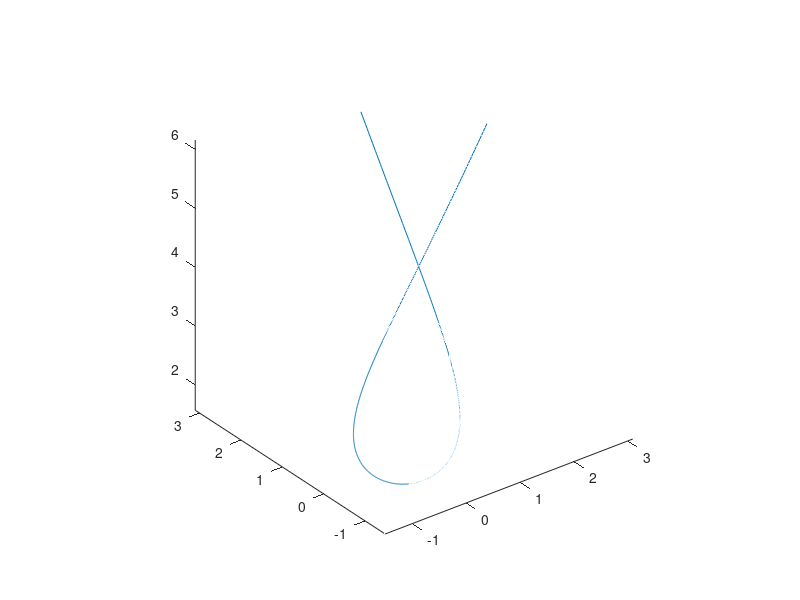

Write the MATLAB code that produced this figure. (Note: this script raises an error after producing the figure.)
fid = fopen('courbes040421.txt','a');


%%geodesique cone
surface = "cone";
inters = "NI";
geod = "D";
nom = "ruban geodesique";


r = 2.5;
h = 6.25;
a =  r/sqrt(r^2+h^2);
k = r/h;




%%% intervalle de t
tmin =  0.39 ;
tmax =  7.47 ;
t = tmin:((tmax-tmin)/1000):tmax;
t = t(2:1000);

%%%% formules de la courbe
%%%  Ici un cercle sur un plan horizontal et de rayon a=1

x = k*14*cos(t).*cos(a*pi / 4 + a*pi) ./ cos(a*t - a*pi / 4 - a*pi) ;
y = k*14*sin(t).*cos(a*pi/ 4 + a*pi) ./ cos(a*t - a*pi / 4 - a*pi) ;
z = 14*cos(a*pi / 4 + a*pi) ./ cos(a*t - a*pi / 4 - a*pi) ;

  
interval = find(z<6.25);
x=x(interval);
y=y(interval);
z=z(interval);

%%% faire une figure avec la courbe pour �tre s�r que c'est bon
%%% (ie la forme est bonne et aussi elle est bien homog�ne, pas de saut
plot3(x,y,z); axis equal
fr=getframe();
im = frame2im(fr);
imwrite(im,sprintf('%s_%s_%s_%s.tiff',nom,surface,inters,geod),'Resolution',360);

long = sum(sqrt(diff(x).^2+diff(y).^2+diff(z).^2));

%%% calculer les diff�rencielles
x1 = diff(x)/((tmax-tmin)/1000);
y1 = diff(y)/((tmax-tmin)/1000);
z1 = diff(z)/((tmax-tmin)/1000);


%%% pour le cas d'une courbe ouverte
x2 = diff(x1)/((tmax-tmin)/1000);
y2 = diff(y1)/((tmax-tmin)/1000);
z2 = diff(z1)/((tmax-tmin)/1000);

x1(end) = [];
y1(end) = [];
z1(end) = [];

norme_f1 = sqrt(x1.^2+y1.^2+z1.^2);
produit = cross([x1;y1;z1],[x2;y2;z2]);

normproduit = sqrt(produit(1,:).^2+produit(2,:).^2+produit(3,:).^2);

C = normproduit./(norme_f1.^3);

cmin = min(C);
cmax = max(C);
Cmean = mean(C);



cmin
cmax
Cmean
fprintf(fid,'%s %s %s %s %.2f %.4f %.4f %.4f\n',nom,surface,inters,geod,long,cmin,cmax,Cmean)

%%ruban cone d�viante

surface = "cone";
inters = "NI";
geod = "ND";
nom = "ruban deviant";

r = 2.5;
h = 6.25;
a =  r/sqrt(r^2+h^2);
k = r/h;
%%% intervalle de t
tmin = -0.53 ;
tmax =  7.86 ;
t = tmin:((tmax-tmin)/1000):tmax;


x = k*cos(t).*log(30*cos(7*a*pi/ 6) ./ cos(a*t - 7*a*pi / 6)) ;
y = k*sin(t).*log(30*cos(7*a*pi/ 6) ./ cos(a*t - 7*a*pi/ 6)) ;
z = log(30*cos(7*a*pi/ 6) ./ cos(a*t - 7*a*pi/ 6)) ;

interval = find(z<6.25);
x=x(interval);
y=y(interval);
z=z(interval);
%%% faire une figure avec la courbe pour �tre s�r que c'est bon
%%% (ie la forme est bonne et aussi elle est bien homog�ne, pas de saut
plot3(x,y,z); axis equal
fr=getframe();
im = frame2im(fr);
imwrite(im,sprintf('%s_%s_%s_%s.tiff',nom,surface,inters,geod),'Resolution',360);

%%% calculer les diff�rencielles
x1 = diff(x)/((tmax-tmin)/1000);
y1 = diff(y)/((tmax-tmin)/1000);
z1 = diff(z)/((tmax-tmin)/1000);
%% dans le cas d'une courbe ferm�e
%x2 = diff([x1 x1(1)])/((tmax-tmin)/1000);
%y2 = diff([y1 y1(1)])/((tmax-tmin)/1000);
%z2 = diff([z1 z1(1)])/((tmax-tmin)/1000);
%%% pour le cas d'une courbe ouverte
x2 = diff(x1)/((tmax-tmin)/1000);
y2 = diff(y1)/((tmax-tmin)/1000);
z2 = diff(z1)/((tmax-tmin)/1000);
x1(end) = [];
y1(end) = [];
z1(end) = [];


long = sum(sqrt(diff(x).^2+diff(y).^2+diff(z).^2));

norme_f1 = sqrt(x1.^2+y1.^2+z1.^2);
produit = cross([x1;y1;z1],[x2;y2;z2]);
normproduit = sqrt(produit(1,:).^2+produit(2,:).^2+produit(3,:).^2);
C = normproduit./(norme_f1.^3);
cmin = min(C);
cmax = max(C);
Cmean = mean(C);

cmin
cmax
Cmean

fprintf(fid,'%s %s %s %s %.2f %.4f %.4f %.4f\n',nom,surface,inters,geod,long,cmin,cmax,Cmean)


%% cone tranche tordue

surface = "cone";
inters = "NI";
geod = "ND";
nom = "tranche tordue";

r = 2.5;
h = 6.25;
a =  r/sqrt(r.^2+h.^2);
k = r/h;
%%% intervalle de t
tmin = -1.85 ;
tmax =  1.85 ;
t = tmin:((tmax-tmin)/1000):tmax;
x = t ;
y = t.^4 / 10 + 0.5;
z = 6.25 - sqrt((t.^2 + (t.^4 / 10 + 0.5).^2) / k.^2) ;

interval = find(z<6.25);
x=x(interval);
y=y(interval);
z=z(interval);

%%% faire une figure avec la courbe pour �tre s�r que c'est bon
%%% (ie la forme est bonne et aussi elle est bien homog�ne, pas de saut
plot3(x,y,z); axis equal
fr=getframe();
im = frame2im(fr);
imwrite(im,sprintf('%s_%s_%s_%s.tiff',nom,surface,inters,geod),'Resolution',360);


%%% calculer les diff�rencielles
x1 = diff(x)/((tmax-tmin)/1000);
y1 = diff(y)/((tmax-tmin)/1000);
z1 = diff(z)/((tmax-tmin)/1000);


%%% pour le cas d'une courbe ouverte
x2 = diff(x1)/((tmax-tmin)/1000);
y2 = diff(y1)/((tmax-tmin)/1000);
z2 = diff(z1)/((tmax-tmin)/1000);


long = sum(sqrt(diff(x).^2+diff(y).^2+diff(z).^2));

x1(end) = [];
y1(end) = [];
z1(end) = [];

norme_f1 = sqrt(x1.^2+y1.^2+z1.^2);
produit = cross([x1;y1;z1],[x2;y2;z2]);

normproduit = sqrt(produit(1,:).^2+produit(2,:).^2+produit(3,:).^2);

C = normproduit./(norme_f1.^3);

cmin = min(C);
cmax = max(C);
Cmean = mean(C);

 
cmin
cmax
Cmean

fprintf(fid,'%s %s %s %s %.2f %.4f %.4f %.4f\n',nom,surface,inters,geod,long,cmin,cmax,Cmean)
%%Cone Tranche droite 


surface = "cone";
inters = "I";
geod = "ND";
nom = "tranche droite";

r = 2.5;
h = 6.25;
a =  r/sqrt(r.^2+h.^2);
k = r/h;
%%% intervalle de t
tmin = -2.45 ;
tmax =  2.45 ;
t = tmin:((tmax-tmin)/1000):tmax;

x = t ;
y = (0.5+t)-t ;
z = 6.25 - sqrt((0.5.^2 + t.^2) / k.^2) ;

interval = find(z<6.25);
x=x(interval);
y=y(interval);
z=z(interval);

%%% faire une figure avec la courbe pour �tre s�r que c'est bon
%%% (ie la forme est bonne et aussi elle est bien homog�ne, pas de saut
plot3(x,y,z); axis equal
fr=getframe();
im = frame2im(fr);
imwrite(im,sprintf('%s_%s_%s_%s.tiff',nom,surface,inters,geod),'Resolution',360);


%%% calculer les diff�rencielles
x1 = diff(x)/((tmax-tmin)/1000);
y1 = diff(y)/((tmax-tmin)/1000);
z1 = diff(z)/((tmax-tmin)/1000);


%%% pour le cas d'une courbe ouverte
x2 = diff(x1)/((tmax-tmin)/1000);
y2 = diff(y1)/((tmax-tmin)/1000);
z2 = diff(z1)/((tmax-tmin)/1000);


long = sum(sqrt(diff(x).^2+diff(y).^2+diff(z).^2));

x1(end) = [];
y1(end) = [];
z1(end) = [];

norme_f1 = sqrt(x1.^2+y1.^2+z1.^2);
produit = cross([x1;y1;z1],[x2;y2;z2]);

normproduit = sqrt(produit(1,:).^2+produit(2,:).^2+produit(3,:).^2);

C = normproduit./(norme_f1.^3);

cmin = min(C);
cmax = max(C);
Cmean = mean(C);

cmin
cmax
Cmean

fprintf(fid,'%s %s %s %s %.2f %.4f %.4f %.4f\n',nom,surface,inters,geod,long,cmin,cmax,Cmean)



%% cone CI

surface = "cone";
inters = "I";
geod = "ND";
nom = "cercle";

r = 1.2;

%%% intervalle de t
tmin = 0 ;
tmax =  2*pi ;
t = tmin:((tmax-tmin)/1000):tmax;
x = r*cos(t) ;
y = r*sin(t);
z = zeros(size(x)); 


%%% faire une figure avec la courbe pour �tre s�r que c'est bon
%%% (ie la forme est bonne et aussi elle est bien homog�ne, pas de saut
plot3(x,y,z); axis equal
fr=getframe();
im = frame2im(fr);
imwrite(im,sprintf('%s_%s_%s_%s.tiff',nom,surface,inters,geod),'Resolution',360);



%%% calculer les diff�rencielles
x1 = diff(x)/((tmax-tmin)/1000);
y1 = diff(y)/((tmax-tmin)/1000);
z1 = diff(z)/((tmax-tmin)/1000);


%% dans le cas d'une courbe ferm�e
x2 = diff([x1 x1(1)])/((tmax-tmin)/1000);
y2 = diff([y1 y1(1)])/((tmax-tmin)/1000);
z2 = diff([z1 z1(1)])/((tmax-tmin)/1000);


long = sum(sqrt(diff(x).^2+diff(y).^2+diff(z).^2));


norme_f1 = sqrt(x1.^2+y1.^2+z1.^2);
produit = cross([x1;y1;z1],[x2;y2;z2]);

normproduit = sqrt(produit(1,:).^2+produit(2,:).^2+produit(3,:).^2);

C = normproduit./(norme_f1.^3);

cmin = min(C);
cmax = max(C);
Cmean = mean(C);

 
cmin
cmax
Cmean

fprintf(fid,'%s %s %s %s %.2f %.4f %.4f %.4f\n',nom,surface,inters,geod,long,cmin,cmax,Cmean)

     
%%Cylindre ellipse d�viante

surface = "cylindre";
inters = "NI";
geod = "ND";
nom = "ellipse deviante";

r = 2;




%%% intervalle de t: dans le cas d'une courbe ferm�e, le tmin et tmax
%%% doivent d�signer le m�me point sur la courbe
tmin = -2*pi;
tmax = 2*pi;

t = tmin:((tmax-tmin)/1000):tmax;

%%%% formules de la courbe
%%%  Ici un cercle sur un plan horizontal et de rayon a=1



x = 2*cos(t);
y = 2*sin(t);
z = (sin(t) + 1).^ 2 / 2 + 1.5;

%%% faire une figure avec la courbe pour �tre s�r que c'est bon
%%% (ie la forme est bonne et aussi elle est bien homog�ne, pas de saut
plot3(x,y,z); axis equal
fr=getframe();
im = frame2im(fr);
imwrite(im,sprintf('%s_%s_%s_%s.tiff',nom,surface,inters,geod),'Resolution',360);


%%% calculer les diff�rencielles
x1 = diff(x)/((tmax-tmin)/1000);
y1 = diff(y)/((tmax-tmin)/1000);
z1 = diff(z)/((tmax-tmin)/1000);

%% dans le cas d'une courbe ferm�e
x2 = diff([x1 x1(1)])/((tmax-tmin)/1000);
y2 = diff([y1 y1(1)])/((tmax-tmin)/1000);
z2 = diff([z1 z1(1)])/((tmax-tmin)/1000);


long = sum(sqrt(diff(x).^2+diff(y).^2+diff(z).^2));

%%% pour le cas d'une courbe ouverte
% x2 = diff(x1/((tmax-tmin)/1000);
% y2 = diff(x2/((tmax-tmin)/1000);
% z2 = diff(x3/((tmax-tmin)/1000);
% x1(end) = [];
% y1(end) = [];
% z1(end) = [];

norme_f1 = sqrt(x1.^2+y1.^2+z1.^2);
produit = cross([x1;y1;z1],[x2;y2;z2]);
normproduit = sqrt(produit(1,:).^2+produit(2,:).^2+produit(3,:).^2);

C = normproduit./(norme_f1.^3);

cmin = min(C)
cmax = max(C)
Cmean = mean(C)

cmin
cmax

Cmean

fprintf(fid,'%s %s %s %s %.2f %.4f %.4f %.4f\n',nom,surface,inters,geod,long,cmin,cmax,Cmean)

%%Cylindre ellipse d�viante

surface = "cylindre";
inters = "I";
geod = "ND";
nom = "ellipse";

r = 2;




%%% intervalle de t: dans le cas d'une courbe ferm�e, le tmin et tmax
%%% doivent d�signer le m�me point sur la courbe
tmin = -2*pi;
tmax = 2*pi;

t = tmin:((tmax-tmin)/1000):tmax;

%%%% formules de la courbe
%%%  Ici un cercle sur un plan horizontal et de rayon a=1



x = 2*cos(t);
y = 2*sin(t);
z = sin(t) + 2;

%%% faire une figure avec la courbe pour �tre s�r que c'est bon
%%% (ie la forme est bonne et aussi elle est bien homog�ne, pas de saut
plot3(x,y,z); axis equal
fr=getframe();
im = frame2im(fr);
imwrite(im,sprintf('%s_%s_%s_%s.tiff',nom,surface,inters,geod),'Resolution',360);


%%% calculer les diff�rencielles
x1 = diff(x)/((tmax-tmin)/1000);
y1 = diff(y)/((tmax-tmin)/1000);
z1 = diff(z)/((tmax-tmin)/1000);

%% dans le cas d'une courbe ferm�e
x2 = diff([x1 x1(1)])/((tmax-tmin)/1000);
y2 = diff([y1 y1(1)])/((tmax-tmin)/1000);
z2 = diff([z1 z1(1)])/((tmax-tmin)/1000);


long = sum(sqrt(diff(x).^2+diff(y).^2+diff(z).^2));

%%% pour le cas d'une courbe ouverte
% x2 = diff(x1/((tmax-tmin)/1000);
% y2 = diff(x2/((tmax-tmin)/1000);
% z2 = diff(x3/((tmax-tmin)/1000);
% x1(end) = [];
% y1(end) = [];
% z1(end) = [];

norme_f1 = sqrt(x1.^2+y1.^2+z1.^2);
produit = cross([x1;y1;z1],[x2;y2;z2]);
normproduit = sqrt(produit(1,:).^2+produit(2,:).^2+produit(3,:).^2);

C = normproduit./(norme_f1.^3);

cmin = min(C)
cmax = max(C)
Cmean = mean(C)


cmin
cmax

Cmean

fprintf(fid,'%s %s %s %s %.2f %.4f %.4f %.4f\n',nom,surface,inters,geod,long,cmin,cmax,Cmean)


%%cylindre spirale geodesique large
surface = "cylindre";
inters = "NI";
geod = "D";
nom = "spirale geodesique large";





%%% intervalle de t
tmin = 0;
tmax = 2*pi-0.98;
t = tmin:((tmax-tmin)/1000):tmax;

%%%% formules de la courbe
%%%  Ici un cercle sur un plan horizontal et de rayon a=1



x = 2*cos(t) ;
y = 2*sin(t) ;
z = t ;

interval = find(z<5.35);
x=x(interval);
y=y(interval);
z=z(interval);

plot3(x,y,z); axis equal
fr=getframe();
im = frame2im(fr);
imwrite(im,sprintf('%s_%s_%s_%s.tiff',nom,surface,inters,geod),'Resolution',360);


%%% calculer les diff�rencielles
x1 = diff(x)/((tmax-tmin)/1000);
y1 = diff(y)/((tmax-tmin)/1000);
z1 = diff(z)/((tmax-tmin)/1000);


%%% pour le cas d'une courbe ouverte
x2 = diff(x1)/((tmax-tmin)/1000);
y2 = diff(y1)/((tmax-tmin)/1000);
z2 = diff(z1)/((tmax-tmin)/1000);


long = sum(sqrt(diff(x).^2+diff(y).^2+diff(z).^2));

x1(end) = [];
y1(end) = [];
z1(end) = [];

norme_f1 = sqrt(x1.^2+y1.^2+z1.^2);
produit = cross([x1;y1;z1],[x2;y2;z2]);

normproduit = sqrt(produit(1,:).^2+produit(2,:).^2+produit(3,:).^2);

C = normproduit./(norme_f1.^3);

cmin = min(C);
cmax = max(C);
Cmean = mean(C);

 
cmin
cmax
Cmean

	    fprintf(fid,'%s %s %s %s %.2f %.4f %.4f %.4f\n',nom,surface,inters,geod,long,cmin,cmax,Cmean)

%%cylindre spirale d�viante 1 tours

surface = "cylindre";
inters = "NI";
geod = "ND";
nom = "spirale d�viante large tours";




%%% intervalle de t
tmin = 0;
tmax = 2*pi-0.56;
t = tmin:((tmax-tmin)/1000):tmax;

%%%% formules de la courbe
%%%  Ici un cercle sur un plan horizontal et de rayon a=1



x = 2*cos(t) ;
y = 2*sin(t) ;
z = sqrt(5*t) ;

interval = find(z<5.35);
x=x(interval);
y=y(interval);
z=z(interval);



%%% faire une figure avec la courbe pour �tre s�r que c'est bon
%%% (ie la forme est bonne et aussi elle est bien homog�ne, pas de saut
plot3(x,y,z); axis equal
fr=getframe();
im = frame2im(fr);
imwrite(im,sprintf('%s_%s_%s_%s.tiff',nom,surface,inters,geod),'Resolution',360);


%%% calculer les diff�rencielles
x1 = diff(x)/((tmax-tmin)/1000);
y1 = diff(y)/((tmax-tmin)/1000);
z1 = diff(z)/((tmax-tmin)/1000);


%%% pour le cas d'une courbe ouverte
x2 = diff(x1)/((tmax-tmin)/1000);
y2 = diff(y1)/((tmax-tmin)/1000);
z2 = diff(z1)/((tmax-tmin)/1000);


long = sum(sqrt(diff(x).^2+diff(y).^2+diff(z).^2));

x1(end) = [];
y1(end) = [];
z1(end) = [];

norme_f1 = sqrt(x1.^2+y1.^2+z1.^2);
produit = cross([x1;y1;z1],[x2;y2;z2]);

normproduit = sqrt(produit(1,:).^2+produit(2,:).^2+produit(3,:).^2);

C = normproduit./(norme_f1.^3);

cmin = min(C);
cmax = max(C);
Cmean = mean(C);

 
cmin
cmax
Cmean

     fprintf(fid,'%s %s %s %s %.2f %.4f %.4f %.4f\n',nom,surface,inters,geod,long,cmin,cmax,Cmean)


%%cylindre spirale geodesique large courbure
surface = "cylindre";
inters = "NI";
geod = "PD";
nom = "spirale large d�viante courbure";





%%% intervalle de t
tmin = 0;
tmax = 2*pi-2.64;
t = tmin:((tmax-tmin)/1000):tmax;


x = 2*cos(t) ;
y = 2*sin(t) ;
z = sqrt(7.75*t) ;

interval = find(z<5.35);
x=x(interval);
y=y(interval);
z=z(interval);

%%% faire une figure avec la courbe pour �tre s�r que c'est bon
%%% (ie la forme est bonne et aussi elle est bien homog�ne, pas de saut
plot3(x,y,z); axis equal
fr=getframe();
im = frame2im(fr);
imwrite(im,sprintf('%s_%s_%s_%s.tiff',nom,surface,inters,geod),'Resolution',360);


%%% calculer les diff�rencielles
x1 = diff(x)/((tmax-tmin)/1000);
y1 = diff(y)/((tmax-tmin)/1000);
z1 = diff(z)/((tmax-tmin)/1000);


%%% pour le cas d'une courbe ouverte
x2 = diff(x1)/((tmax-tmin)/1000);
y2 = diff(y1)/((tmax-tmin)/1000);
z2 = diff(z1)/((tmax-tmin)/1000);


long = sum(sqrt(diff(x).^2+diff(y).^2+diff(z).^2));

x1(end) = [];
y1(end) = [];
z1(end) = [];

norme_f1 = sqrt(x1.^2+y1.^2+z1.^2);
produit = cross([x1;y1;z1],[x2;y2;z2]);

normproduit = sqrt(produit(1,:).^2+produit(2,:).^2+produit(3,:).^2);

C = normproduit./(norme_f1.^3);

cmin = min(C);
cmax = max(C);
Cmean = mean(C);

     
cmin
cmax
Cmean

fprintf(fid,'%s %s %s %s %.2f %.4f %.4f %.4f\n',nom,surface,inters,geod,long,cmin,cmax,Cmean)

%%cylindre spirale geodesique �troite

surface = "cylindre";
inters = "NI";
geod = "D";
nom = "spirale etroite";



%%% intervalle de t
tmin = 0.15;
tmax = 21.33;
t = tmin:((tmax-tmin)/1000):tmax;



x = 2*cos(t) ;
y = 2*sin(t) ;
z = t/4 ;

interval = find(z<5.35);
x=x(interval);
y=y(interval);
z=z(interval);

plot3(x,y,z); axis equal
fr=getframe();
im = frame2im(fr);
imwrite(im,sprintf('%s_%s_%s_%s.tiff',nom,surface,inters,geod),'Resolution',360);


%%% calculer les diff�rencielles
x1 = diff(x)/((tmax-tmin)/1000);
y1 = diff(y)/((tmax-tmin)/1000);
z1 = diff(z)/((tmax-tmin)/1000);


%%% pour le cas d'une courbe ouverte
x2 = diff(x1)/((tmax-tmin)/1000);
y2 = diff(y1)/((tmax-tmin)/1000);
z2 = diff(z1)/((tmax-tmin)/1000);


long = sum(sqrt(diff(x).^2+diff(y).^2+diff(z).^2));

x1(end) = [];
y1(end) = [];
z1(end) = [];

norme_f1 = sqrt(x1.^2+y1.^2+z1.^2);
produit = cross([x1;y1;z1],[x2;y2;z2]);

normproduit = sqrt(produit(1,:).^2+produit(2,:).^2+produit(3,:).^2);

C = normproduit./(norme_f1.^3);

cmin = min(C);
cmax = max(C);
Cmean = mean(C);

     
cmin
cmax
Cmean

fprintf(fid,'%s %s %s %s %.2f %.4f %.4f %.4f\n',nom,surface,inters,geod,long,cmin,cmax,Cmean)

%%cylindre spirale d�viante �troite

surface = "cylindre";
inters = "NI";
geod = "ND";
nom = "spirale deviante etroite tours";


%%% intervalle de t
tmin = 0;
tmax = 22.6;
t = tmin:((tmax-tmin)/1000):tmax;

%%%% formules de la courbe
%%%  Ici un cercle sur un plan horizontal et de rayon a=1



x = 2*cos(t) ;
y = 2*sin(t) ;
z = sqrt(t / 0.8) ;

interval = find(z<5.35);
x=x(interval);
y=y(interval);
z=z(interval);

%%% faire une figure avec la courbe pour �tre s�r que c'est bon
%%% (ie la forme est bonne et aussi elle est bien homog�ne, pas de saut

plot3(x,y,z); axis equal
fr=getframe();
im = frame2im(fr);
imwrite(im,sprintf('%s_%s_%s_%s.tiff',nom,surface,inters,geod),'Resolution',360);

%%% calculer les diff�rencielles
x1 = diff(x)/((tmax-tmin)/1000);
y1 = diff(y)/((tmax-tmin)/1000);
z1 = diff(z)/((tmax-tmin)/1000);


%%% pour le cas d'une courbe ouverte
x2 = diff(x1)/((tmax-tmin)/1000);
y2 = diff(y1)/((tmax-tmin)/1000);
z2 = diff(z1)/((tmax-tmin)/1000);


long = sum(sqrt(diff(x).^2+diff(y).^2+diff(z).^2));

x1(end) = [];
y1(end) = [];
z1(end) = [];

norme_f1 = sqrt(x1.^2+y1.^2+z1.^2);
produit = cross([x1;y1;z1],[x2;y2;z2]);

normproduit = sqrt(produit(1,:).^2+produit(2,:).^2+produit(3,:).^2);

C = normproduit./(norme_f1.^3);

cmin = min(C);
cmax = max(C);
Cmean = mean(C);

     
cmin
cmax
Cmean

fprintf(fid,'%s %s %s %s %.2f %.4f %.4f %.4f\n',nom,surface,inters,geod,long,cmin,cmax,Cmean)

%%cylindre spirale d�viante �troite

surface = "cylindre";
inters = "NI";
geod = "ND";
nom = "spirale deviante etroite courbure";


%%% intervalle de t
tmin = 0;
tmax = 5.5;
t = tmin:((tmax-tmin)/1000):tmax;

%%%% formules de la courbe
%%%  Ici un cercle sur un plan horizontal et de rayon a=1



x = 2*cos(t) ;
y = 2*sin(t) ;
z = sqrt(t * 5.2);

interval = find(z<5.35);
x=x(interval);
y=y(interval);
z=z(interval);

%%% faire une figure avec la courbe pour �tre s�r que c'est bon
%%% (ie la forme est bonne et aussi elle est bien homog�ne, pas de saut

plot3(x,y,z); axis equal
fr=getframe();
im = frame2im(fr);
imwrite(im,sprintf('%s_%s_%s_%s.tiff',nom,surface,inters,geod),'Resolution',360);

%%% calculer les diff�rencielles
x1 = diff(x)/((tmax-tmin)/1000);
y1 = diff(y)/((tmax-tmin)/1000);
z1 = diff(z)/((tmax-tmin)/1000);


%%% pour le cas d'une courbe ouverte
x2 = diff(x1)/((tmax-tmin)/1000);
y2 = diff(y1)/((tmax-tmin)/1000);
z2 = diff(z1)/((tmax-tmin)/1000);


long = sum(sqrt(diff(x).^2+diff(y).^2+diff(z).^2));

x1(end) = [];
y1(end) = [];
z1(end) = [];

norme_f1 = sqrt(x1.^2+y1.^2+z1.^2);
produit = cross([x1;y1;z1],[x2;y2;z2]);

normproduit = sqrt(produit(1,:).^2+produit(2,:).^2+produit(3,:).^2);

C = normproduit./(norme_f1.^3);

cmin = min(C);
cmax = max(C);
Cmean = mean(C);

     
cmin
cmax
Cmean

fprintf(fid,'%s %s %s %s %.2f %.4f %.4f %.4f\n',nom,surface,inters,geod,long,cmin,cmax,Cmean)

%%cercle d�viant sph�re

surface = "sphere";
inters = "NI";
geod = "ND";
nom = "cacahouete";


%%% intervalle de t
tmin = 0;
tmax = 2*pi;
t = tmin:((tmax-tmin)/1000):tmax;

%%%% formules de la courbe
%%%  Ici un cercle sur un plan horizontal et de rayon a=1


x=2.5*sin(sin(2*t) / 6 + 7*pi / 22).*cos(t);
y=2.5*sin(sin(2*t) / 6 + 7*pi / 22).* sin(t);
z=2.5*cos(sin(2*t) / 6 + 7*pi / 22);


%%% faire une figure avec la courbe pour �tre s�r que c'est bon
%%% (ie la forme est bonne et aussi elle est bien homog�ne, pas de saut
plot3(x,y,z); axis equal
fr=getframe();
im = frame2im(fr);
imwrite(im,sprintf('%s_%s_%s_%s.tiff',nom,surface,inters,geod),'Resolution',360);

long = sum(sqrt(diff(x).^2+diff(y).^2+diff(z).^2));

%%% calculer les diff�rencielles
x1 = diff(x)/((tmax-tmin)/1000);
y1 = diff(y)/((tmax-tmin)/1000);
z1 = diff(z)/((tmax-tmin)/1000);


%%% pour le cas d'une courbe ouverte
x2 = diff(x1)/((tmax-tmin)/1000);
y2 = diff(y1)/((tmax-tmin)/1000);
z2 = diff(z1)/((tmax-tmin)/1000);


long = sum(sqrt(diff(x).^2+diff(y).^2+diff(z).^2));

x1(end) = [];
y1(end) = [];
z1(end) = [];

norme_f1 = sqrt(x1.^2+y1.^2+z1.^2);
produit = cross([x1;y1;z1],[x2;y2;z2]);

normproduit = sqrt(produit(1,:).^2+produit(2,:).^2+produit(3,:).^2);

C = normproduit./(norme_f1.^3);

cmin = min(C);
cmax = max(C);
Cmean = mean(C);

     
cmin
cmax
Cmean


fprintf(fid,'%s %s %s %s %.2f %.4f %.4f %.4f\n',nom,surface,inters,geod,long,cmin,cmax,Cmean)

%% sph�re CI

surface = "sph�re";
inters = "I";
geod = "PD";
nom = "petit_cercle";

r = 2.5;

%%% intervalle de t
tmin = 0 ;
tmax = 2*pi ;
t = tmin:((tmax-tmin)/1000):tmax;

x = 2.5*sin(pi / 4)*cos(t) ;
y = 2.5*sin(pi / 4)*sin(t);
z = zeros(size(x)); 


%%% faire une figure avec la courbe pour �tre s�r que c'est bon
%%% (ie la forme est bonne et aussi elle est bien homog�ne, pas de saut
plot3(x,y,z); axis equal
fr=getframe();
im = frame2im(fr);
imwrite(im,sprintf('%s_%s_%s_%s.tiff',nom,surface,inters,geod),'Resolution',360);



%%% calculer les diff�rencielles
x1 = diff(x)/((tmax-tmin)/1000);
y1 = diff(y)/((tmax-tmin)/1000);
z1 = diff(z)/((tmax-tmin)/1000);


%% dans le cas d'une courbe ferm�e
x2 = diff([x1 x1(1)])/((tmax-tmin)/1000);
y2 = diff([y1 y1(1)])/((tmax-tmin)/1000);
z2 = diff([z1 z1(1)])/((tmax-tmin)/1000);


long = sum(sqrt(diff(x).^2+diff(y).^2+diff(z).^2));


norme_f1 = sqrt(x1.^2+y1.^2+z1.^2);
produit = cross([x1;y1;z1],[x2;y2;z2]);

normproduit = sqrt(produit(1,:).^2+produit(2,:).^2+produit(3,:).^2);

C = normproduit./(norme_f1.^3);

cmin = min(C);
cmax = max(C);
Cmean = mean(C);

     
 
cmin
cmax
Cmean

fprintf(fid,'%s %s %s %s %.2f %.4f %.4f %.4f\n',nom,surface,inters,geod,long,cmin,cmax,Cmean)


%% sphere DI

surface = "sphere";
inters = "I";
geod = "D";
nom = "grand cercle";

r = 2.5;

%%% intervalle de t
tmin = 0 ;
tmax =  2*pi ;
t = tmin:((tmax-tmin)/1000):tmax;
x = r*cos(t) ;
y = r*sin(t);
z = zeros(size(x)); 


%%% faire une figure avec la courbe pour �tre s�r que c'est bon
%%% (ie la forme est bonne et aussi elle est bien homog�ne, pas de saut
plot3(x,y,z); axis equal
fr=getframe();
im = frame2im(fr);
imwrite(im,sprintf('%s_%s_%s_%s.tiff',nom,surface,inters,geod),'Resolution',360);



%%% calculer les diff�rencielles
x1 = diff(x)/((tmax-tmin)/1000);
y1 = diff(y)/((tmax-tmin)/1000);
z1 = diff(z)/((tmax-tmin)/1000);


%% dans le cas d'une courbe ferm�e
x2 = diff([x1 x1(1)])/((tmax-tmin)/1000);
y2 = diff([y1 y1(1)])/((tmax-tmin)/1000);
z2 = diff([z1 z1(1)])/((tmax-tmin)/1000);


long = sum(sqrt(diff(x).^2+diff(y).^2+diff(z).^2));


norme_f1 = sqrt(x1.^2+y1.^2+z1.^2);
produit = cross([x1;y1;z1],[x2;y2;z2]);

normproduit = sqrt(produit(1,:).^2+produit(2,:).^2+produit(3,:).^2);

C = normproduit./(norme_f1.^3);

cmin = min(C);
cmax = max(C);
Cmean = mean(C);

 
cmin
cmax
Cmean


fprintf(fid,'%s %s %s %s %.2f %.4f %.4f %.4f\n',nom,surface,inters,geod,long,cmin,cmax,Cmean)

%%%cylindre grand DI

surface = "cylindre";
inters = "I";
geod = "D";
nom = "grand cercle";

r = 2;

%%% intervalle de t
tmin = -2*pi ;
tmax =  2*pi ;
t = tmin:((tmax-tmin)/1000):tmax;
x = r*cos(t) ;
y = r*sin(t);
z = zeros(size(x)); 


%%% faire une figure avec la courbe pour �tre s�r que c'est bon
%%% (ie la forme est bonne et aussi elle est bien homog�ne, pas de saut
plot3(x,y,z); axis equal
fr=getframe();
im = frame2im(fr);
imwrite(im,sprintf('%s_%s_%s_%s.tiff',nom,surface,inters,geod),'Resolution',360);



%%% calculer les diff�rencielles
x1 = diff(x)/((tmax-tmin)/1000);
y1 = diff(y)/((tmax-tmin)/1000);
z1 = diff(z)/((tmax-tmin)/1000);


%% dans le cas d'une courbe ferm�e
x2 = diff([x1 x1(1)])/((tmax-tmin)/1000);
y2 = diff([y1 y1(1)])/((tmax-tmin)/1000);
z2 = diff([z1 z1(1)])/((tmax-tmin)/1000);


long = sum(sqrt(diff(x).^2+diff(y).^2+diff(z).^2));


norme_f1 = sqrt(x1.^2+y1.^2+z1.^2);
produit = cross([x1;y1;z1],[x2;y2;z2]);

normproduit = sqrt(produit(1,:).^2+produit(2,:).^2+produit(3,:).^2);

C = normproduit./(norme_f1.^3);

cmin = min(C);
cmax = max(C);
Cmean = mean(C);


cmin
cmax
Cmean

fprintf(fid,'%s %s %s %s %.2f %.4f %.4f %.4f\n',nom,surface,inters,geod,long,cmin,cmax,Cmean)



%%%%%%% tore top circle
surface = "tore";
inters = "I";
geod = "C";
nom = "top circle";

r1 = 2;
r2 = 0.5;

%%% intervalle de t
tmin = 0 ;
tmax =  2*pi ;
t = tmin:((tmax-tmin)/1000):tmax;
x = r1*cos(t) ;
y = r1*sin(t);
z = zeros(size(x)); 


plot3(x,y,z); axis equal
fr=getframe();
im = frame2im(fr);
imwrite(im,sprintf('%s_%s_%s_%s.tiff',nom,surface,inters,geod),'Resolution',360);



%%% calculer les diff�rencielles
x1 = diff(x)/((tmax-tmin)/1000);
y1 = diff(y)/((tmax-tmin)/1000);
z1 = diff(z)/((tmax-tmin)/1000);


%% dans le cas d'une courbe ferm�e
x2 = diff([x1 x1(1)])/((tmax-tmin)/1000);
y2 = diff([y1 y1(1)])/((tmax-tmin)/1000);
z2 = diff([z1 z1(1)])/((tmax-tmin)/1000);


long = sum(sqrt(diff(x).^2+diff(y).^2+diff(z).^2));


norme_f1 = sqrt(x1.^2+y1.^2+z1.^2);
produit = cross([x1;y1;z1],[x2;y2;z2]);

normproduit = sqrt(produit(1,:).^2+produit(2,:).^2+produit(3,:).^2);

C = normproduit./(norme_f1.^3);

cmin = min(C);
cmax = max(C);
Cmean = mean(C);

     
cmin
cmax
Cmean

fprintf(fid,'%s %s %s %s %.2f %.4f %.4f %.4f\n',nom,surface,inters,geod,long,cmin,cmax,Cmean)


%%%%%%% tore extremal circle
surface = "tore";
inters = "I";
geod = "D";
nom = "extremal circle";

r1 = 2;
r2 = 0.5;

%%% intervalle de t
tmin = 0 ;
tmax = 2*pi ;
t = tmin:((tmax-tmin)/1000):tmax;

x = (r1+r2)*cos(t) ;
y = (r1+r2)*sin(t);
z = zeros(size(x)); 


plot3(x,y,z); axis equal
fr=getframe();
im = frame2im(fr);
imwrite(im,sprintf('%s_%s_%s_%s.tiff',nom,surface,inters,geod),'Resolution',360);



%%% calculer les diff�rencielles
x1 = diff(x)/((tmax-tmin)/1000);
y1 = diff(y)/((tmax-tmin)/1000);
z1 = diff(z)/((tmax-tmin)/1000);


%% dans le cas d'une courbe ferm�e
x2 = diff([x1 x1(1)])/((tmax-tmin)/1000);
y2 = diff([y1 y1(1)])/((tmax-tmin)/1000);
z2 = diff([z1 z1(1)])/((tmax-tmin)/1000);


long = sum(sqrt(diff(x).^2+diff(y).^2+diff(z).^2));


norme_f1 = sqrt(x1.^2+y1.^2+z1.^2);
produit = cross([x1;y1;z1],[x2;y2;z2]);

normproduit = sqrt(produit(1,:).^2+produit(2,:).^2+produit(3,:).^2);

C = normproduit./(norme_f1.^3);

cmin = min(C);
cmax = max(C);
Cmean = mean(C);


cmin
cmax
Cmean

fprintf(fid,'%s %s %s %s %.2f %.4f %.4f %.4f\n',nom,surface,inters,geod,long,cmin,cmax,Cmean)

%%%%%%% tore central circle
surface = "tore";
inters = "I";
geod = "D";
nom = "central circle";

r1 = 2;
r2 = 0.5;

%%% intervalle de t
tmin = 0 ;
tmax = 2*pi ;
t = tmin:((tmax-tmin)/1000):tmax;

x = (r2-r1)*cos(t) ;
y = (r2-r1)*sin(t);
z = zeros(size(x)); 


plot3(x,y,z); axis equal
fr=getframe();
im = frame2im(fr);
imwrite(im,sprintf('%s_%s_%s_%s.tiff',nom,surface,inters,geod),'Resolution',360);



%%% calculer les diff�rencielles
x1 = diff(x)/((tmax-tmin)/1000);
y1 = diff(y)/((tmax-tmin)/1000);
z1 = diff(z)/((tmax-tmin)/1000);


%% dans le cas d'une courbe ferm�e
x2 = diff([x1 x1(1)])/((tmax-tmin)/1000);
y2 = diff([y1 y1(1)])/((tmax-tmin)/1000);
z2 = diff([z1 z1(1)])/((tmax-tmin)/1000);


long = sum(sqrt(diff(x).^2+diff(y).^2+diff(z).^2));


norme_f1 = sqrt(x1.^2+y1.^2+z1.^2);
produit = cross([x1;y1;z1],[x2;y2;z2]);

normproduit = sqrt(produit(1,:).^2+produit(2,:).^2+produit(3,:).^2);

C = normproduit./(norme_f1.^3);

cmin = min(C);
cmax = max(C);
Cmean = mean(C);

     
cmin
cmax
Cmean

     fprintf(fid,'%s %s %s %s %.2f %.4f %.4f %.4f\n',nom,surface,inters,geod,long,cmin,cmax,Cmean)






%%%%%%% tore cacahouete
surface = "tore";
inters = "NI";
geod = "C";
nom = "cacahouète";

r1 = 2;
r2 = 0.5;

%%% intervalle de t
tmin = 0 ;
tmax = 2*pi ;
t = tmin:((tmax-tmin)/1000):tmax;

x=2.7*sin(sin(2*t) / 10 + 7*pi / 22).*cos(t);
y=2.7*sin(sin(2*t) / 10 + 7*pi / 22).* sin(t);
z=cos(sin(2*t) / 10 + 7*pi / 22) - 0.1;


plot3(x,y,z); axis equal
fr=getframe();
im = frame2im(fr);
imwrite(im,sprintf('%s_%s_%s_%s.tiff',nom,surface,inters,geod),'Resolution',360);



%%% calculer les diff�rencielles
x1 = diff(x)/((tmax-tmin)/1000);
y1 = diff(y)/((tmax-tmin)/1000);
z1 = diff(z)/((tmax-tmin)/1000);


%% dans le cas d'une courbe ferm�e
x2 = diff([x1 x1(1)])/((tmax-tmin)/1000);
y2 = diff([y1 y1(1)])/((tmax-tmin)/1000);
z2 = diff([z1 z1(1)])/((tmax-tmin)/1000);


long = sum(sqrt(diff(x).^2+diff(y).^2+diff(z).^2));


norme_f1 = sqrt(x1.^2+y1.^2+z1.^2);
produit = cross([x1;y1;z1],[x2;y2;z2]);

normproduit = sqrt(produit(1,:).^2+produit(2,:).^2+produit(3,:).^2);

C = normproduit./(norme_f1.^3);

cmin = min(C);
cmax = max(C);
Cmean = mean(C);

     
cmin
cmax
Cmean

fprintf(fid,'%s %s %s %s %.2f %.4f %.4f %.4f\n',nom,surface,inters,geod,long,cmin,cmax,Cmean)


fclose(fid);


